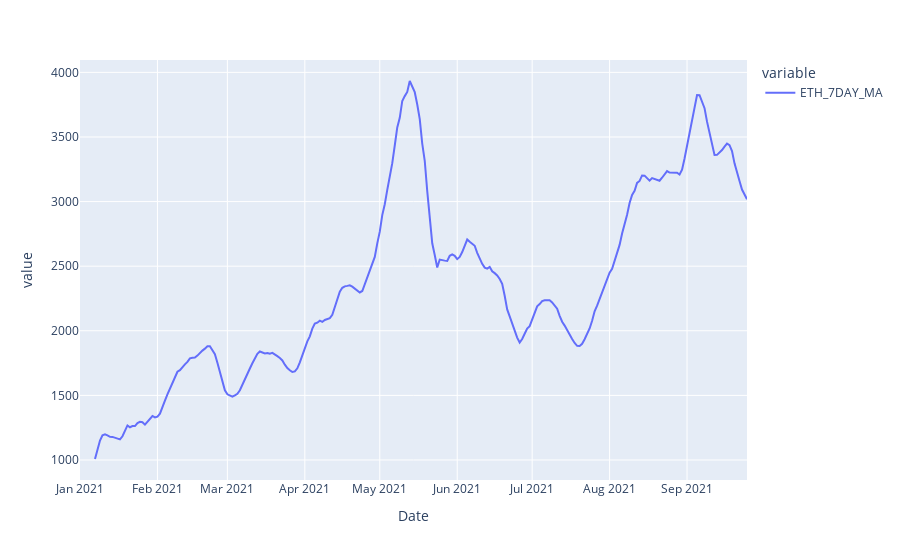

Notebook source saved alongside this figure:
### Code cell
fig = px.line(crypto, y=['ETH_7DAY_MA'] )
fig.show()

### Figure 1 — Plotly figure (JSON) as saved in the notebook; plotly's stock layout.template omitted (floating-point values rounded to 4 significant figures; data arrays with more than 128 entries replaced by an {"elided": "..."} marker saying what was removed)
{"data": [{"hovertemplate": "variable=ETH_7DAY_MA<br>Date=%{x}<br>value=%{y}<extra></extra>", "legendgroup": "ETH_7DAY_MA", "line": {"color": "#636efa", "dash": "solid"}, "marker": {"symbol": "circle"}, "mode": "lines", "name": "ETH_7DAY_MA", "orientation": "v", "showlegend": true, "type": "scatter", "x": {"elided": "268 str values"}, "xaxis": "x", "y": {"elided": "268 float values"}, "yaxis": "y"}], "layout": {"autosize": true, "legend": {"title": {"text": "variable"}, "tracegroupgap": 0}, "margin": {"t": 60}, "xaxis": {"anchor": "y", "autorange": true, "domain": [0, 1], "range": ["2021-01-01", "2021-09-25"], "title": {"text": "Date"}, "type": "date"}, "yaxis": {"anchor": "x", "autorange": true, "domain": [0, 1], "range": [845.1, 4096.0], "title": {"text": "value"}, "type": "linear"}}}
